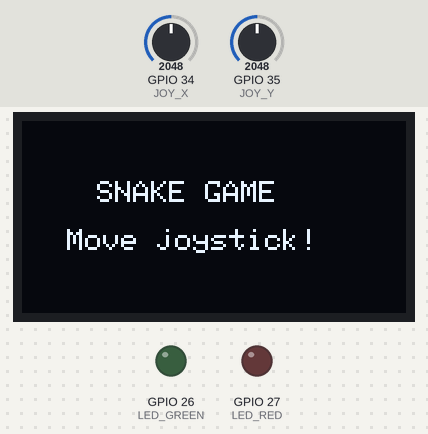
A sketch run on a simulated ESP32. Shown: 128×64 one-colour display, output pins drawn as LEDs (lit = HIGH). The inputs (shaded band) are chosen by the test bench; at power-on: GPIO 35 (JOY_Y) = 2048, GPIO 34 (JOY_X) = 2048. Random numbers use the default seed unless the sketch sets one.

Above: at 0.1 s.
At 3.2 s:
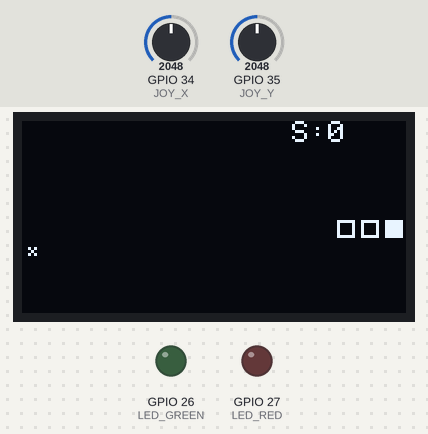
3.3 s: GPIO 35 (JOY_Y) set to 2934
4.8 s: GPIO 35 (JOY_Y) set to 3028
At 4.98 s:
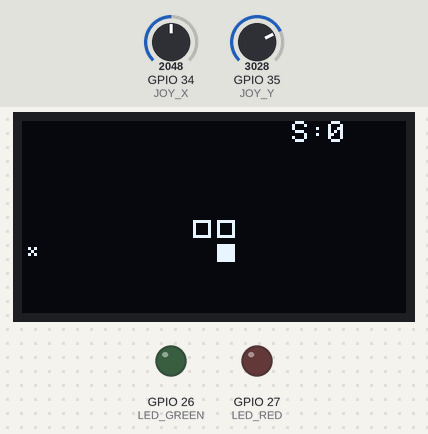
Timing chart, 0 to 7.8 s (numbered marks = the images above; inputs shaded):
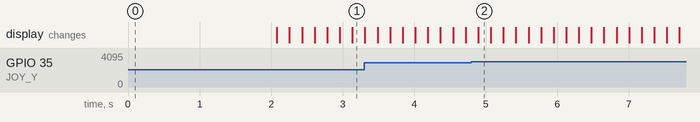

The sketch:

esp32-oled-snakgame.ino
```cpp
#include <Wire.h>
#include <Adafruit_GFX.h>
#include <Adafruit_SSD1306.h>

// --- OLED I2C ---
#define SCREEN_WIDTH 128
#define SCREEN_HEIGHT 64
#define OLED_RESET -1
Adafruit_SSD1306 display(SCREEN_WIDTH, SCREEN_HEIGHT, &Wire, OLED_RESET);

// --- Joystick pins ---
#define JOY_X  34
#define JOY_Y  35
#define JOY_SW 15

// --- LED pins ---
#define LED_GREEN 26
#define LED_RED   27

// --- Game settings ---
#define GRID 8
#define COLS (SCREEN_WIDTH / GRID)   // 16
#define ROWS (SCREEN_HEIGHT / GRID)  // 8
#define MAX_LEN 60

// --- Snake state ---
int snakeX[MAX_LEN], snakeY[MAX_LEN];
int snakeLen;
int dirX, dirY;
int foodX, foodY;
int score;
bool gameOver;

void spawnFood() {
  foodX = random(0, COLS);
  foodY = random(0, ROWS);
}

void resetGame() {
  snakeLen = 3;
  dirX = 1; dirY = 0;
  score = 0;
  gameOver = false;
  for (int i = 0; i < snakeLen; i++) {
    snakeX[i] = COLS / 2 - i;
    snakeY[i] = ROWS / 2;
  }
  spawnFood();
  digitalWrite(LED_RED, LOW);
  digitalWrite(LED_GREEN, LOW);
}

void setup() {
  pinMode(LED_GREEN, OUTPUT);
  pinMode(LED_RED, OUTPUT);
  pinMode(JOY_SW, INPUT_PULLUP);

  // Start I2C OLED
  if (!display.begin(SSD1306_SWITCHCAPVCC, 0x3C)) {
    while (true); // halt if display not found
  }

  // Splash screen
  display.clearDisplay();
  display.setTextColor(SSD1306_WHITE);
  display.setTextSize(1);
  display.setCursor(25, 20);
  display.println("SNAKE GAME");
  display.setCursor(15, 36);
  display.println("Move joystick!");
  display.display();
  delay(2000);

  randomSeed(analogRead(0));
  resetGame();
}

void readJoystick() {
  int x = analogRead(JOY_X);
  int y = analogRead(JOY_Y);

  if (x < 1000 && dirX == 0) { dirX = -1; dirY =  0; } // left
  if (x > 3000 && dirX == 0) { dirX =  1; dirY =  0; } // right
  if (y < 1000 && dirY == 0) { dirX =  0; dirY = -1; } // up
  if (y > 3000 && dirY == 0) { dirX =  0; dirY =  1; } // down
}

void moveSnake() {
  // Shift body
  for (int i = snakeLen - 1; i > 0; i--) {
    snakeX[i] = snakeX[i - 1];
    snakeY[i] = snakeY[i - 1];
  }
  // Move head
  snakeX[0] += dirX;
  snakeY[0] += dirY;

  // Wrap around edges
  snakeX[0] = (snakeX[0] + COLS) % COLS;
  snakeY[0] = (snakeY[0] + ROWS) % ROWS;

  // Ate food?
  if (snakeX[0] == foodX && snakeY[0] == foodY) {
    if (snakeLen < MAX_LEN) snakeLen++;
    score++;
    spawnFood();
    digitalWrite(LED_GREEN, HIGH);
    delay(80);
    digitalWrite(LED_GREEN, LOW);
  }

  // Hit itself?
  for (int i = 1; i < snakeLen; i++) {
    if (snakeX[0] == snakeX[i] && snakeY[0] == snakeY[i]) {
      gameOver = true;
    }
  }
}

void drawGame() {
  display.clearDisplay();

  // Draw food
  int fx = foodX * GRID + 2;
  int fy = foodY * GRID + 2;
  display.drawPixel(fx,   fy,   SSD1306_WHITE);
  display.drawPixel(fx+2, fy,   SSD1306_WHITE);
  display.drawPixel(fx+1, fy+1, SSD1306_WHITE);
  display.drawPixel(fx,   fy+2, SSD1306_WHITE);
  display.drawPixel(fx+2, fy+2, SSD1306_WHITE);

  // Draw snake
  for (int i = 0; i < snakeLen; i++) {
    int px = snakeX[i] * GRID;
    int py = snakeY[i] * GRID;
    if (i == 0)
      display.fillRect(px+1, py+1, GRID-2, GRID-2, SSD1306_WHITE); // head
    else
      display.drawRect(px+1, py+1, GRID-2, GRID-2, SSD1306_WHITE); // body
  }

  // Score
  display.setCursor(90, 0);
  display.print("S:");
  display.print(score);

  display.display();
}

void showGameOver() {
  digitalWrite(LED_RED, HIGH);
  display.clearDisplay();
  display.setTextSize(1);
  display.setCursor(25, 18);
  display.println("GAME OVER!");
  display.setCursor(30, 32);
  display.print("Score: ");
  display.println(score);
  display.setCursor(8, 48);
  display.println("Push btn to restart");
  display.display();

  // Wait for joystick button press
  while (digitalRead(JOY_SW) == HIGH) {
    delay(50);
  }
  digitalWrite(LED_RED, LOW);
  resetGame();
}

void loop() {
  if (gameOver) {
    showGameOver();
    return;
  }

  readJoystick();
  moveSnake();
  drawGame();

  delay(150); // game speed — lower number = faster snake
}
```
